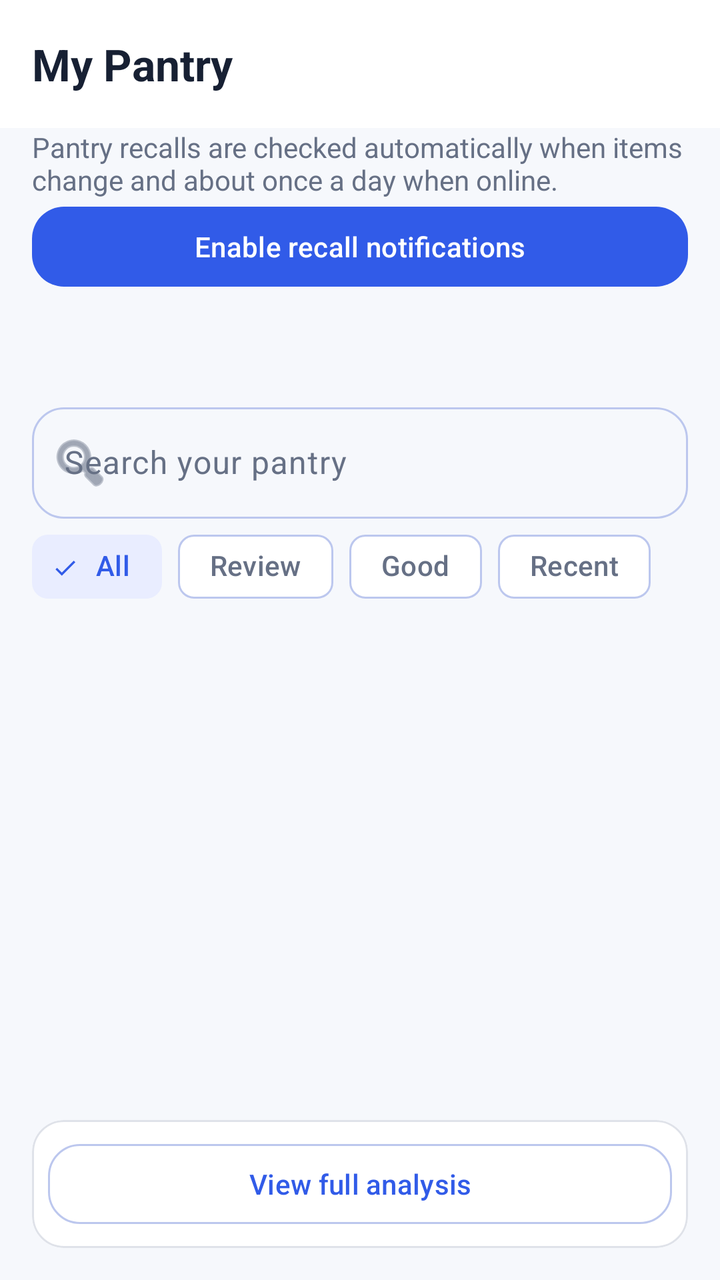
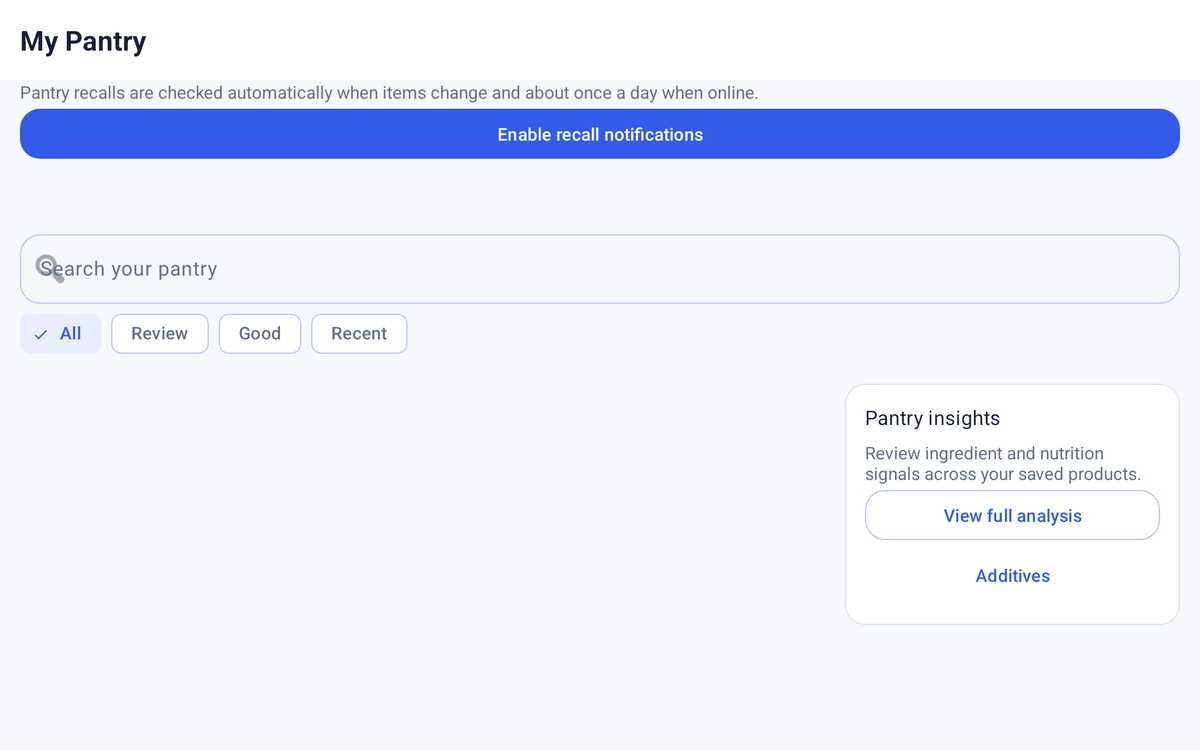

One screen, two layout resources from the same app: the default and the repository's alternative for another configuration. Each is rendered where Android would select it; the XML of both is given below.
<!-- AndroidManifest.xml: application theme Theme.MyApplication -->
<!-- res/layout/activity_pantry.xml -->
<LinearLayout xmlns:android="http://schemas.android.com/apk/res/android" xmlns:app="http://schemas.android.com/apk/res-auto" android:layout_width="match_parent" android:layout_height="match_parent" android:orientation="vertical" android:background="@color/background_light"><androidx.appcompat.widget.Toolbar android:id="@+id/pantry_toolbar" style="@style/AppTopBar" android:layout_width="match_parent" android:layout_height="?attr/actionBarSize" app:title="@string/my_pantry_home"/>
<TextView android:layout_width="match_parent" android:layout_height="wrap_content" android:paddingHorizontal="16dp" android:text="@string/recall_auto_schedule" android:textColor="@color/text_secondary"/><Button android:id="@+id/pantry_recall_notifications" android:layout_width="match_parent" android:layout_height="wrap_content" android:layout_marginHorizontal="16dp" android:text="@string/recall_enable_notifications"/><TextView android:id="@+id/ui_pantry_summary" android:layout_width="match_parent" android:layout_height="wrap_content" android:padding="16dp" android:textColor="@color/text_secondary"/>
<com.google.android.material.textfield.TextInputLayout style="@style/SearchField" android:layout_width="match_parent" android:layout_height="wrap_content" android:layout_marginHorizontal="16dp" app:startIconDrawable="@android:drawable/ic_menu_search">
<com.google.android.material.textfield.TextInputEditText android:id="@+id/ui_pantry_search" android:layout_width="match_parent" android:layout_height="wrap_content" android:hint="@string/ui_pantry_search" android:inputType="text" android:maxLines="1"/>
</com.google.android.material.textfield.TextInputLayout>
<HorizontalScrollView android:layout_width="match_parent" android:layout_height="wrap_content" android:paddingHorizontal="16dp" android:scrollbars="none">
<com.google.android.material.chip.ChipGroup android:id="@+id/ui_pantry_filters" android:layout_width="wrap_content" android:layout_height="wrap_content" app:singleSelection="true" app:selectionRequired="true" app:singleLine="true"><com.google.android.material.chip.Chip android:id="@+id/ui_filter_all" style="@style/FilterChip" android:layout_width="wrap_content" android:layout_height="wrap_content" android:text="@string/ui_all" android:checked="true"/><com.google.android.material.chip.Chip android:id="@+id/ui_filter_review" style="@style/FilterChip" android:layout_width="wrap_content" android:layout_height="wrap_content" android:text="@string/ui_review" android:checked="false"/><com.google.android.material.chip.Chip android:id="@+id/ui_filter_good" style="@style/FilterChip" android:layout_width="wrap_content" android:layout_height="wrap_content" android:text="@string/ui_good" android:checked="false"/><com.google.android.material.chip.Chip android:id="@+id/ui_filter_recent" style="@style/FilterChip" android:layout_width="wrap_content" android:layout_height="wrap_content" android:text="@string/ui_recent" android:checked="false"/></com.google.android.material.chip.ChipGroup></HorizontalScrollView><FrameLayout android:layout_width="match_parent" android:layout_height="0dp" android:layout_weight="1"><FrameLayout android:layout_width="match_parent" android:layout_height="match_parent">
<androidx.recyclerview.widget.RecyclerView android:id="@+id/pantry_recycler_view" android:layout_width="match_parent" android:layout_height="match_parent" android:clipToPadding="false" android:padding="16dp"/>
<LinearLayout android:id="@+id/pantry_empty_state" android:layout_width="match_parent" android:layout_height="wrap_content" android:layout_gravity="center" android:orientation="vertical" android:padding="24dp" android:gravity="center" android:visibility="gone">
<ImageView android:layout_width="48dp" android:layout_height="48dp" android:src="@drawable/ic_pantry" android:contentDescription="@null" app:tint="@color/colorPrimary"/>
<TextView android:id="@+id/ui_pantry_empty_text" android:layout_width="match_parent" android:layout_height="wrap_content" android:layout_marginTop="16dp" android:gravity="center" android:text="@string/pantry_empty_message" android:textColor="@color/text_secondary"/>
<Button android:id="@+id/ui_pantry_scan" style="@style/PrimaryButton" android:layout_width="wrap_content" android:layout_height="wrap_content" android:text="@string/ui_scan_product"/>
</LinearLayout>
<com.ciblorenzo.whatsonmyfood.ui.ContentStateView android:id="@+id/ui_pantry_error" android:layout_width="match_parent" android:layout_height="wrap_content" android:visibility="gone"/>
<include layout="@layout/layout_loading_overlay"/>
</FrameLayout></FrameLayout><com.google.android.material.card.MaterialCardView style="@style/ProductCard" android:layout_width="match_parent" android:layout_height="wrap_content" android:layout_margin="16dp">
<LinearLayout android:layout_width="match_parent" android:layout_height="wrap_content" android:orientation="vertical" android:padding="8dp">
<TextView android:layout_width="match_parent" android:layout_height="wrap_content" android:visibility="gone" android:text="@string/ui_pantry_insights" android:textAppearance="?attr/textAppearanceTitleMedium" android:textColor="@color/text_primary" android:accessibilityHeading="true"/>
<TextView android:visibility="gone" android:id="@+id/ui_pantry_insights_summary" android:layout_width="match_parent" android:layout_height="wrap_content" android:text="@string/ui_pantry_insights_body" android:textColor="@color/text_secondary" android:layout_marginTop="8dp"/>
<Button android:id="@+id/pantry_insights_fab" style="@style/SecondaryButton" android:layout_width="match_parent" android:layout_height="wrap_content" android:text="@string/ui_open_insights"/>
<Button android:visibility="gone" android:id="@+id/ingredient_db_fab" style="@style/SourceLink" android:layout_width="match_parent" android:layout_height="wrap_content" android:text="@string/ingredient_db_home"/>
</LinearLayout></com.google.android.material.card.MaterialCardView></LinearLayout>
<!-- res/layout/layout_loading_overlay.xml (included above) -->
<?xml version="1.0" encoding="utf-8"?>
<androidx.constraintlayout.widget.ConstraintLayout xmlns:android="http://schemas.android.com/apk/res/android"
    xmlns:app="http://schemas.android.com/apk/res-auto"
    android:id="@+id/loading_overlay"
    android:layout_width="match_parent"
    android:layout_height="match_parent"
    android:background="@drawable/glass_activity_background"
    android:clickable="true"
    android:focusable="true"
    android:visibility="gone">

    <com.ciblorenzo.whatsonmyfood.AiGlowView
        android:id="@+id/loading_glow"
        android:layout_width="match_parent"
        android:layout_height="match_parent"
        android:alpha="0" android:visibility="gone" />

    <com.ciblorenzo.whatsonmyfood.BitwiseAiSpriteView
        android:id="@+id/loading_planet" android:visibility="invisible"
        android:layout_width="120dp"
        android:layout_height="120dp"
        app:layout_constraintBottom_toBottomOf="parent"
        app:layout_constraintEnd_toEndOf="parent"
        app:layout_constraintStart_toStartOf="parent"
        app:layout_constraintTop_toTopOf="parent"
        app:layout_constraintVertical_bias="0.4" />

    <com.ciblorenzo.whatsonmyfood.ui.LoadingSkeleton
        android:layout_width="0dp" android:layout_height="140dp"
        android:layout_marginHorizontal="24dp"
        app:layout_constraintWidth_max="440dp"
        app:layout_constraintStart_toStartOf="parent" app:layout_constraintEnd_toEndOf="parent"
        app:layout_constraintTop_toTopOf="@id/loading_planet" />
    <TextView
        android:id="@+id/loading_status_text"
        android:layout_width="wrap_content"
        android:layout_height="wrap_content"
        android:layout_marginTop="24dp"
        android:text="@string/bitwise_analyzing"
        android:textColor="@color/colorPrimary"
        android:textSize="20sp"
        android:textStyle="bold"
        app:layout_constraintEnd_toEndOf="parent"
        app:layout_constraintStart_toStartOf="parent"
        app:layout_constraintTop_toBottomOf="@id/loading_planet" />

    <TextView
        android:layout_width="wrap_content"
        android:layout_height="wrap_content"
        android:layout_marginTop="8dp"
        android:text="@string/reading_ingredients_sources"
        android:textColor="@color/text_secondary"
        android:textSize="14sp"
        app:layout_constraintEnd_toEndOf="parent"
        app:layout_constraintStart_toStartOf="parent"
        app:layout_constraintTop_toBottomOf="@id/loading_status_text" />

</androidx.constraintlayout.widget.ConstraintLayout>
<!-- resources referenced by this layout -->
<resources>
  <color name="background_light">#F6F8FC</color>
  <color name="colorPrimary">#315BE8</color>
  <color name="text_primary">#172033</color>
  <color name="text_secondary">#667085</color>
  <!-- drawable glass_activity_background (drawable) -->
  <shape xmlns:android="http://schemas.android.com/apk/res/android"><solid android:color="@color/background_light"/><corners android:radius="16dp"/></shape>
  <string name="bitwise_analyzing">Bitwise is analyzing</string>
  <string name="ingredient_db_home">Additives</string>
  <string name="my_pantry_home">My Pantry</string>
  <string name="pantry_empty_message">Save a product from its detail screen and it will appear here for quick review.</string>
  <string name="reading_ingredients_sources">Reading ingredients and checking sources...</string>
  <string name="recall_auto_schedule">Pantry recalls are checked automatically when items change and about once a day when online.</string>
  <string name="recall_enable_notifications">Enable recall notifications</string>
  <string name="ui_all">All</string>
  <string name="ui_good">Good</string>
  <string name="ui_open_insights">View full analysis</string>
  <string name="ui_pantry_insights">Pantry insights</string>
  <string name="ui_pantry_insights_body">Review ingredient and nutrition signals across your saved products.</string>
  <string name="ui_pantry_search">Search your pantry</string>
  <string name="ui_recent">Recent</string>
  <string name="ui_review">Review</string>
  <string name="ui_scan_product">Scan a product</string>
  <style name="AppTopBar" parent="Widget.Material3.Toolbar">
          <item name="android:background">@color/surface</item>
          <item name="titleTextColor">@color/text_primary</item>
      </style>
  <style name="FilterChip" parent="Widget.Material3.Chip.Filter">
          <item name="android:minHeight">48dp</item>
          <item name="ensureMinTouchTargetSize">true</item>
      </style>
  <style name="PrimaryButton" parent="ModernButton" />
  <style name="SearchField" parent="ModernInput" />
  <style name="SecondaryButton" parent="ModernOutlinedButton" />
  <style name="SourceLink" parent="ModernTextButton" />
  <color name="surface">#FFFFFF</color>
  <style name="ModernButton" parent="Widget.Material3.Button">
          <item name="cornerRadius">16dp</item>
          <item name="android:minHeight">48dp</item>
          <item name="android:textAllCaps">false</item>
          <item name="android:fontFamily">sans-serif-medium</item>
      </style>
  <color name="divider">#DFE2E9</color>
  <style name="ModernInput" parent="Widget.Material3.TextInputLayout.OutlinedBox">
          <item name="boxCornerRadiusTopStart">16dp</item>
          <item name="boxCornerRadiusTopEnd">16dp</item>
          <item name="boxCornerRadiusBottomStart">16dp</item>
          <item name="boxCornerRadiusBottomEnd">16dp</item>
      </style>
  <style name="ModernOutlinedButton" parent="Widget.Material3.Button.OutlinedButton">
          <item name="cornerRadius">16dp</item>
          <item name="android:minHeight">48dp</item>
          <item name="android:textAllCaps">false</item>
      </style>
  <style name="ModernTextButton" parent="Widget.Material3.Button.TextButton">
          <item name="cornerRadius">16dp</item>
          <item name="android:minHeight">48dp</item>
          <item name="android:textAllCaps">false</item>
      </style>
  <color name="white">#FFFFFF</color>
  <color name="ai_accent">#315BE8</color>
  <color name="glass_chip">#E9EDFF</color>
  <color name="glass_panel_soft">#F6F8FC</color>
  <color name="glass_stroke_strong">#BCC7EE</color>
  <style name="ModernTitleLarge" parent="TextAppearance.Material3.TitleLarge">
          <item name="android:textStyle">bold</item>
          <item name="android:letterSpacing">0</item>
      </style>
  <!-- some entries are left out for length -->
</resources>
<!-- res/layout-w840dp/activity_pantry.xml (the repository's variant of the layout above) -->
<!-- drawn on a 7-inch tablet turned sideways -->
<LinearLayout xmlns:android="http://schemas.android.com/apk/res/android" xmlns:app="http://schemas.android.com/apk/res-auto" android:layout_width="match_parent" android:layout_height="match_parent" android:orientation="vertical" android:background="@color/background_light"><androidx.appcompat.widget.Toolbar android:id="@+id/pantry_toolbar" style="@style/AppTopBar" android:layout_width="match_parent" android:layout_height="?attr/actionBarSize" app:title="@string/my_pantry_home"/>
<TextView android:layout_width="match_parent" android:layout_height="wrap_content" android:paddingHorizontal="16dp" android:text="@string/recall_auto_schedule" android:textColor="@color/text_secondary"/>
<Button android:id="@+id/pantry_recall_notifications" android:layout_width="match_parent" android:layout_height="wrap_content" android:layout_marginHorizontal="16dp" android:text="@string/recall_enable_notifications"/>
<TextView android:id="@+id/ui_pantry_summary" android:layout_width="match_parent" android:layout_height="wrap_content" android:padding="16dp" android:textColor="@color/text_secondary"/>
<com.google.android.material.textfield.TextInputLayout style="@style/SearchField" android:layout_width="match_parent" android:layout_height="wrap_content" android:layout_marginHorizontal="16dp" app:startIconDrawable="@android:drawable/ic_menu_search">
<com.google.android.material.textfield.TextInputEditText android:id="@+id/ui_pantry_search" android:layout_width="match_parent" android:layout_height="wrap_content" android:hint="@string/ui_pantry_search" android:inputType="text" android:maxLines="1"/>
</com.google.android.material.textfield.TextInputLayout>
<HorizontalScrollView android:layout_width="match_parent" android:layout_height="wrap_content" android:paddingHorizontal="16dp" android:scrollbars="none">
<com.google.android.material.chip.ChipGroup android:id="@+id/ui_pantry_filters" android:layout_width="wrap_content" android:layout_height="wrap_content" app:singleSelection="true" app:selectionRequired="true" app:singleLine="true"><com.google.android.material.chip.Chip android:id="@+id/ui_filter_all" style="@style/FilterChip" android:layout_width="wrap_content" android:layout_height="wrap_content" android:text="@string/ui_all" android:checked="true"/><com.google.android.material.chip.Chip android:id="@+id/ui_filter_review" style="@style/FilterChip" android:layout_width="wrap_content" android:layout_height="wrap_content" android:text="@string/ui_review" android:checked="false"/><com.google.android.material.chip.Chip android:id="@+id/ui_filter_good" style="@style/FilterChip" android:layout_width="wrap_content" android:layout_height="wrap_content" android:text="@string/ui_good" android:checked="false"/><com.google.android.material.chip.Chip android:id="@+id/ui_filter_recent" style="@style/FilterChip" android:layout_width="wrap_content" android:layout_height="wrap_content" android:text="@string/ui_recent" android:checked="false"/></com.google.android.material.chip.ChipGroup></HorizontalScrollView><LinearLayout android:layout_width="match_parent" android:layout_height="0dp" android:layout_weight="1"><FrameLayout android:layout_width="0dp" android:layout_weight="1" android:layout_height="match_parent"><FrameLayout android:layout_width="match_parent" android:layout_height="match_parent">
<androidx.recyclerview.widget.RecyclerView android:id="@+id/pantry_recycler_view" android:layout_width="match_parent" android:layout_height="match_parent" android:clipToPadding="false" android:padding="16dp"/>
<LinearLayout android:id="@+id/pantry_empty_state" android:layout_width="match_parent" android:layout_height="wrap_content" android:layout_gravity="center" android:orientation="vertical" android:padding="24dp" android:gravity="center" android:visibility="gone">
<ImageView android:layout_width="48dp" android:layout_height="48dp" android:src="@drawable/ic_pantry" android:contentDescription="@null" app:tint="@color/colorPrimary"/>
<TextView android:id="@+id/ui_pantry_empty_text" android:layout_width="match_parent" android:layout_height="wrap_content" android:layout_marginTop="16dp" android:gravity="center" android:text="@string/pantry_empty_message" android:textColor="@color/text_secondary"/>
<Button android:id="@+id/ui_pantry_scan" style="@style/PrimaryButton" android:layout_width="wrap_content" android:layout_height="wrap_content" android:text="@string/ui_scan_product"/>
</LinearLayout>
<com.ciblorenzo.whatsonmyfood.ui.ContentStateView android:id="@+id/ui_pantry_error" android:layout_width="match_parent" android:layout_height="wrap_content" android:visibility="gone"/>
<include layout="@layout/layout_loading_overlay"/>
</FrameLayout></FrameLayout><ScrollView android:layout_width="300dp" android:layout_height="match_parent"><com.google.android.material.card.MaterialCardView style="@style/ProductCard" android:layout_width="match_parent" android:layout_height="wrap_content" android:layout_margin="16dp">
<LinearLayout android:layout_width="match_parent" android:layout_height="wrap_content" android:orientation="vertical" android:padding="16dp">
<TextView android:layout_width="match_parent" android:layout_height="wrap_content" android:text="@string/ui_pantry_insights" android:textAppearance="?attr/textAppearanceTitleMedium" android:textColor="@color/text_primary" android:accessibilityHeading="true"/>
<TextView android:id="@+id/ui_pantry_insights_summary" android:layout_width="match_parent" android:layout_height="wrap_content" android:text="@string/ui_pantry_insights_body" android:textColor="@color/text_secondary" android:layout_marginTop="8dp"/>
<Button android:id="@+id/pantry_insights_fab" style="@style/SecondaryButton" android:layout_width="match_parent" android:layout_height="wrap_content" android:text="@string/ui_open_insights"/>
<Button android:id="@+id/ingredient_db_fab" style="@style/SourceLink" android:layout_width="match_parent" android:layout_height="wrap_content" android:text="@string/ingredient_db_home"/>
</LinearLayout></com.google.android.material.card.MaterialCardView></ScrollView></LinearLayout></LinearLayout>
